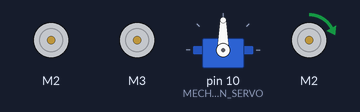
Recording of a sketch running on a simulated Arduino Uno, built with avr-gcc and run on an emulated ATmega328P. Parts: 3 × DC motor (green arrow = forward, orange = backward, longer = faster), servo. What the sketch prints to the serial monitor is not drawn.

Above: at 0.15 s.
At 7.38 s:
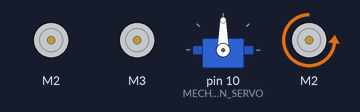
At 20.1 s:
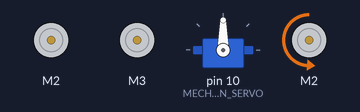
At 39.93 s:
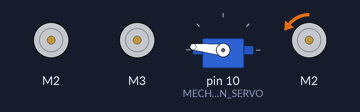
Timing chart, 0 to 40.0 s (numbered marks = the images above):
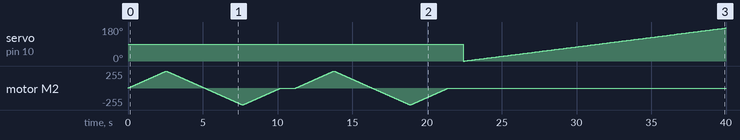

The sketch:

MotorTest.ino
```cpp
// Test the motors on your newly built Mechatrons Ultimate Robot
// First test the wheel motors
// Then test the servo used for the range scanners
//
// CoderDojo Bray
//
// This code is in the public domain.
//

// Note, of course, that if you actually run this code while your robot is sitting on the desk
// and attached to your computer via USB, the robot will drive around, attempt to jump off the desk, and
// commit roboticide

// Therefore for initial testing, make sure the robot's wheels are off the ground ...

#include <AFMotor.h>
#include <Servo.h>

#define MECHATRONS_LEFT_WHEEL   2      // Motor shield M2 is the left wheel
#define MECHATRONS_RIGHT_WHEEL  3      // Motor shield M3 is the right wheel

#define MECHATRONS_SCAN_SERVO   10      // Scan servo is connected to Servo1, which is Arduino Pin 10
                                        // In several online forums is says Servo1 is pin 9. This is incorrect.

AF_DCMotor leftWheel(MECHATRONS_LEFT_WHEEL);
AF_DCMotor rightWheel(MECHATRONS_RIGHT_WHEEL);
Servo scanServo;

void setup() {
  Serial.begin(115200);           // set up Serial library at 115200 bps
  Serial.println("Motor test!");

  // Initialise the two motor controllers
  leftWheel.setSpeed(10);
  rightWheel.setSpeed(10);

  leftWheel.run(RELEASE);
  rightWheel.run(RELEASE);

  // Initialise the Servo controller and center the servo
  scanServo.attach(MECHATRONS_SCAN_SERVO);
  scanServo.write(90);
}

// Run a little wheel test
// Run the wheel from stopped to full speed forwards, then do the same backwards
void wheelTest( AF_DCMotor thisWheel, char *wheelName) {

  uint8_t i;

  Serial.print(wheelName);
  Serial.print(" wheel: forward ");

  Serial.print(" ... getting faster ... ");
  thisWheel.run(FORWARD);
  for (i=0; i<255; i++) {
    thisWheel.setSpeed(i);
    delay(10);
 }

 Serial.print("and slower ...");
  for (i=255; i!=0; i--) {
    thisWheel.setSpeed(i);
    delay(10);
 }

  Serial.print(wheelName);
  Serial.print(" wheel: backwards ... ");

  Serial.print(" ... getting faster ... ");

  thisWheel.run(BACKWARD);
  for (i=0; i<255; i++) {
    thisWheel.setSpeed(i);
    delay(10);
 }

  Serial.print("and slower ...");
  for (i=255; i!=0; i--) {
    thisWheel.setSpeed(i);
    delay(10);
 }

 Serial.println("done");
 thisWheel.run(RELEASE);

}

// There is only one servo: no need for a parameter
// Good to check that the servo position is more or less correct
// Since you are going to be relying on this for navigation later
void servoTest() {
  uint8_t angle;

  Serial.println("Servo test ... ");

  for( angle = 0; angle < 180; angle++ )
  {
      scanServo.write(angle);
      Serial.println(angle);
      delay(100);
  }
  Serial.println();

  for( angle = 180; angle > 1; angle-- )
  {
      scanServo.write(angle);
      Serial.println(angle);
      delay(100);
  }
  Serial.println();

}

// Just run about more or less on the spot ...
void loop() {

  // Drive around a bit
  wheelTest( leftWheel, "Left");
  delay(1000);
  wheelTest( rightWheel, "Right");
  delay(1000);

  // Now test the servo
  servoTest();

}
```

Measured:
- by itself, servo on pin 10 (MECHATRONS_SCAN_SERVO): 90° → 0° at 22.4 s, → 1° 0.10 s later, → 2° 0.10 s later, → 3° 0.10 s later, … (176 changes in this stretch)
